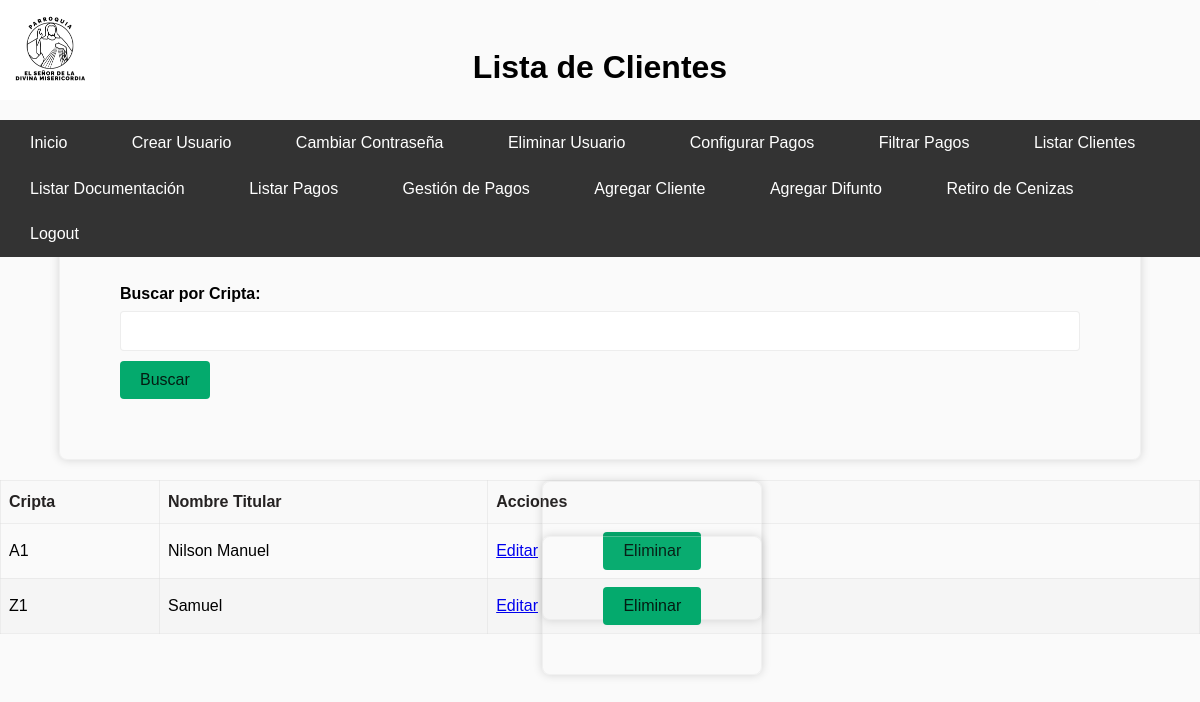
The page /clientes (signed in) on the database as committed earlier.
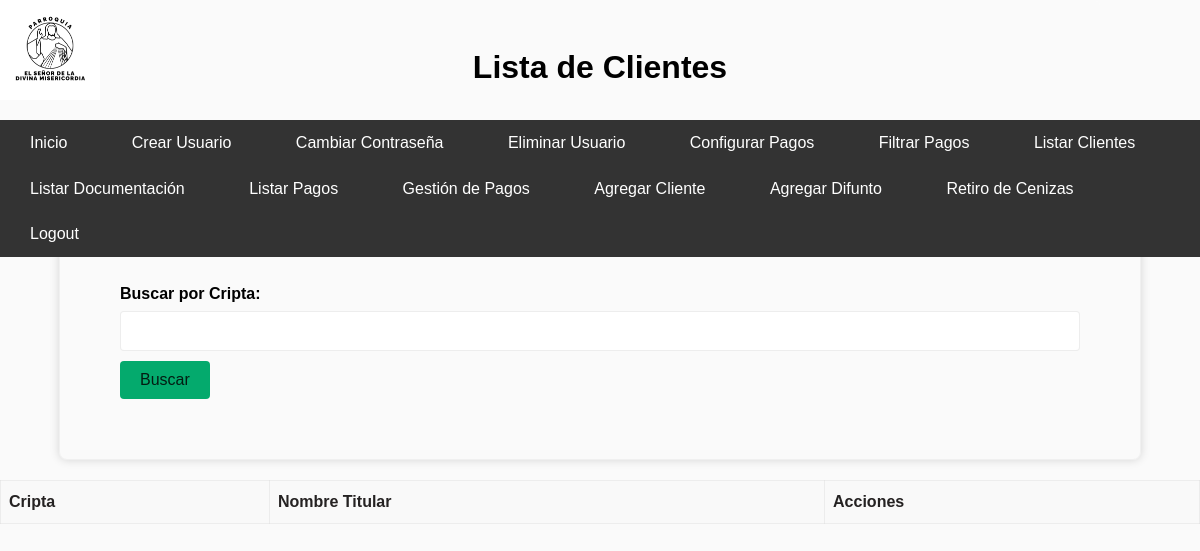
The same page on the database as committed later.
### tables this page shows
CREATE TABLE Clientes (
    Cripta TEXT PRIMARY KEY,
    Nombre_titular TEXT,
    Apellido_paterno TEXT,
    Apellido_materno TEXT,
    Telefono1 TEXT,
    Direccion1 TEXT,
    Nombre_Beneficiario TEXT,
    Apellido_paterno_Beneficiario TEXT,
    Apellido_materno_Beneficiario TEXT,
    Telefono_Beneficiario TEXT,
    Direccion_Beneficiario TEXT,
    Nombre_Beneficiario2 TEXT,
    Apellido_paterno_Beneficiario2 TEXT,
    Apellido_materno_Beneficiario2 TEXT,
    Telefono_Beneficiario2 TEXT,
    Direccion_Beneficiario2 TEXT
);

### app.py (the view)
@app.route('/clientes', methods=['GET', 'POST'])
def listar_clientes():
    if 'username' not in session:
        return redirect(url_for('login'))
    conn = get_db_connection()
    cursor = conn.cursor()
    if request.method == 'POST':
        cripta = request.form['cripta']
        cursor.execute('SELECT * FROM clientes WHERE Cripta = ?', (cripta,))
        clientes = cursor.fetchall()
        conn.close()
        return render_template('listar_clientes.html', clientes=clientes, cripta=cripta)
    cursor.execute('SELECT * FROM clientes')
    clientes = cursor.fetchall()
    conn.close()
    return render_template('listar_clientes.html', clientes=clientes)

### app.py (called while the page is built)
def get_db_connection():
    conn = sqlite3.connect('cripta_administracion.db')
    conn.row_factory = sqlite3.Row
    return conn

### templates/listar_clientes.html (shortened to what this page needs)
<!DOCTYPE html>
<html lang="es">
<head>
    <link rel="stylesheet" href="{{ url_for('static', filename='styles.css') }}">
</head>
<body>
    <div class="container">
        <h1>Lista de Clientes</h1>
    </div>
    <div class="logo-container">
        <img src="static/assets/LogoBlanco.jpg" alt="Logo">
    </div>
    <nav>
        <ul class="navbar">
            <li><a href="{{ url_for('menu') }}">Inicio</a></li>
            {% if session['role'] == 'admin' %}
            <li><a href="{{ url_for('create_user') }}">Crear Usuario</a></li>
            <li><a href="{{ url_for('change_password') }}">Cambiar Contraseña</a></li>
            <li><a href="{{ url_for('delete_user') }}">Eliminar Usuario</a></li>
            <li><a href="{{ url_for('configurar_pagos') }}">Configurar Pagos</a></li>
            <li><a href="{{ url_for('filtrado_pagos') }}">Filtrar Pagos</a></li>
            <li><a href="{{ url_for('listar_clientes') }}">Listar Clientes</a></li>
            <li><a href="{{ url_for('listar_documentacion') }}">Listar Documentación</a></li>
            <li><a href="{{ url_for('listar_pagos') }}">Listar Pagos</a></li>
            {% endif %}
            <li><a href="{{ url_for('pagos_cajero') }}">Gestión de Pagos</a></li>
            <li><a href="{{ url_for('agregar_cliente') }}">Agregar Cliente</a></li>
            <li><a href="{{ url_for('agregar_difunto') }}">Agregar Difunto</a></li>
            <li><a href="{{ url_for('retiro_cenizas') }}">Retiro de Cenizas</a></li>
            <li><a href="{{ url_for('logout') }}">Logout</a></li>
        </ul>
    </nav>
    <form method="POST" action="{{ url_for('listar_clientes') }}">
        <label for="cripta">Buscar por Cripta:</label>
        <input type="text" name="cripta" id="cripta" required>
        <button type="submit">Buscar</button>
    </form>
    <table>
        <thead>
            <tr>
                <th>Cripta</th>
                <th>Nombre Titular</th>
                <th>Acciones</th>
            </tr>
        </thead>
        <tbody>
            {% for cliente in clientes %}
            <tr>
                <td>{{ cliente.Cripta }}</td>
                <td>{{ cliente.Nombre_titular }}</td>
                <td>
                    <a href="{{ url_for('editar_cliente', cripta=cliente.Cripta) }}">Editar</a>
                    <form action="{{ url_for('eliminar_cliente', cripta=cliente.Cripta) }}" method="post"
                        style="display:inline;">
                        <button type="submit">Eliminar</button>
                    </form>
                </td>
            </tr>
            {% endfor %}
        </tbody>
    </table>
</body>
</html>

Rows that differ between the two databases and show on the page:
removed Clientes: Cripta "A1", Nombre_titular "Nilson Manuel"
removed Clientes: Cripta "Z1", Nombre_titular "Samuel"
